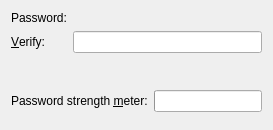
<?xml version="1.0" encoding="UTF-8"?>
<ui version="4.0">
 <class>KNewPasswordWidget</class>
 <widget class="QWidget" name="KNewPasswordWidget">
  <property name="geometry">
   <rect>
    <x>0</x>
    <y>0</y>
    <width>273</width>
    <height>130</height>
   </rect>
  </property>
  <layout class="QVBoxLayout" name="verticalLayout">
   <item>
    <layout class="QFormLayout" name="formLayout">
     <item row="1" column="0">
      <widget class="QLabel" name="labelPassword">
       <property name="text">
        <string comment="@label:textbox">Password:</string>
       </property>
       <property name="buddy">
        <cstring>linePassword</cstring>
       </property>
      </widget>
     </item>
     <item row="2" column="0">
      <widget class="QLabel" name="labelVerifyPassword">
       <property name="text">
        <string comment="@label:textbox">&amp;Verify:</string>
       </property>
       <property name="buddy">
        <cstring>lineVerifyPassword</cstring>
       </property>
      </widget>
     </item>
     <item row="1" column="1">
      <widget class="KPasswordLineEdit" name="linePassword">
      </widget>
     </item>
     <item row="2" column="1">
      <widget class="QLineEdit" name="lineVerifyPassword">
       <property name="echoMode">
        <enum>QLineEdit::Password</enum>
       </property>
      </widget>
     </item>
    </layout>
   </item>
   <item>
    <layout class="QHBoxLayout" name="horizontalLayout">
     <item>
      <widget class="QLabel" name="labelStrengthMeter">
       <property name="text">
        <string comment="@label">Password strength &amp;meter:</string>
       </property>
       <property name="buddy">
        <cstring>strengthBar</cstring>
       </property>
      </widget>
     </item>
     <item>
      <widget class="QProgressBar" name="strengthBar">
       <property name="value">
        <number>0</number>
       </property>
       <property name="textVisible">
        <bool>false</bool>
       </property>
      </widget>
     </item>
    </layout>
   </item>
   <item>
    <spacer name="verticalSpacer">
     <property name="orientation">
      <enum>Qt::Vertical</enum>
     </property>
    </spacer>
   </item>
  </layout>
 </widget>
 <customwidgets>
  <customwidget>
   <class>KPasswordLineEdit</class>
   <extends>QWidget</extends>
   <header>kpasswordlineedit.h</header>
  </customwidget>
 </customwidgets>
 <resources/>
 <connections/>
</ui>
